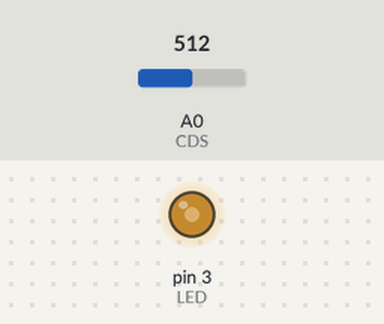
The sketch below on a simulated Arduino Uno, built with avr-gcc and run on an emulated ATmega328P. On the bench: output pins drawn as LEDs (lit = HIGH). Inputs (shaded band) come from the test bench; at power-on: A0 (CDS) = 512. What the sketch prints to the serial monitor is not drawn.

Above: at 2.8 s.
2.9 s: A0 (CDS) set to 306
At 4.0 s:
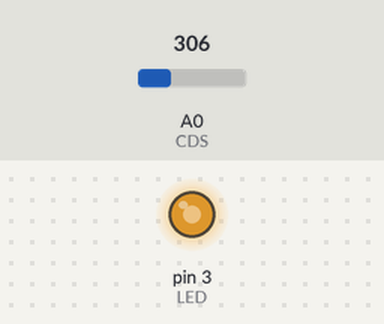
4.5 s: A0 (CDS) set to 122
At 5.5 s:
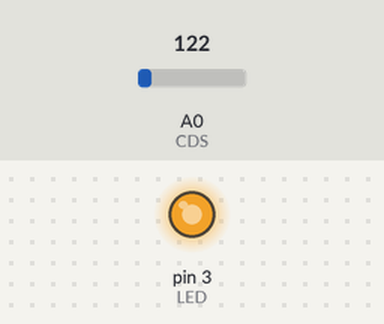
6.5 s: A0 (CDS) set to 900
At 8.3 s:
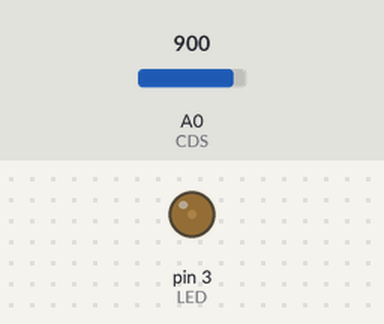
Timing chart, 0 to 9.8 s (numbered marks = the images above; inputs shaded):
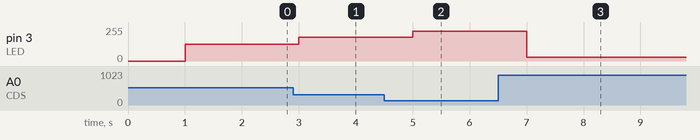

Measured:
- after the input at 2.9 s, pin 3 (LED): 127/255 → 179/255 after 0.10 s
- after the input at 4.5 s, pin 3 (LED): 179/255 → 225/255 after 0.50 s
- after the input at 6.5 s, pin 3 (LED): 225/255 → 30/255 after 0.50 s

The sketch:

HW7_2.ino
```cpp
#define CDS 0
#define LED 3

unsigned long previousMillis = 0;
const long interval = 1000;

void setup() {
  Serial.begin(9600);
  pinMode(LED, OUTPUT);
}

void loop() {
  unsigned long currentMillis = millis();
  if(currentMillis - previousMillis >= interval){
    previousMillis = currentMillis;
    Serial.print("1초에 한 번 밝기 측정 : ");
    int value = analogRead(CDS);
    Serial.println(255 - value/4);
    analogWrite(LED, 255 - value/4);
  }
}
```
